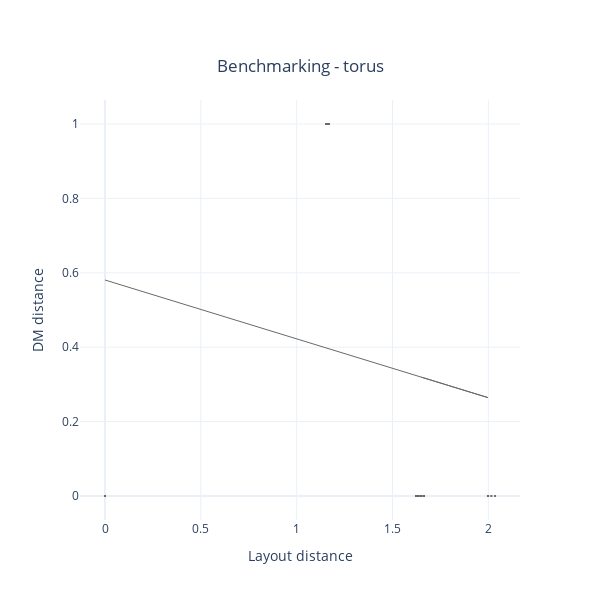

Notebook code for this chart:
### Code cell
fig = pgo.Figure()

for i in spring3D_trace:
    fig.add_trace(i)

# regression line SPRING
fig.add_trace(pgo.Scatter(name='line of best fit - layout', x=X_spring3D, y=df_spring3D_regr['bestfit'], 
                          mode='lines',
                          line=dict(
                             color='dimgrey',
                             width=1.0
            ),))

fig.update_layout(title={
                'text': "Benchmarking - "+organism,
                'y':0.9,
                'x':0.5,
                'xanchor': 'center',
                'yanchor': 'top'},
                  template='plotly_white', showlegend=False, width=600, height = 600,
                  xaxis_title = "Layout distance",
                  yaxis_title = "DM distance"
                )    

py.iplot(fig)

plotly.offline.plot(fig, filename = 'output_plots/3Dtoynetwork_CorrDiagramSPRING_'+feature+'_'+organism+'.html', auto_open=False)

### Figure 1 — Plotly figure (JSON) as saved in the notebook; plotly's stock layout.template omitted (floating-point values rounded to 4 significant figures)
{"data": [{"marker": {"color": "dimgrey", "size": 2}, "mode": "markers", "name": "Spring", "type": "scatter", "x": [0, 1.165, 1.159, 1.623, 1.634, 1.998, 1.168, 1.651], "y": [0, 1, 1, 0, 0, 0, 1, 0]}, {"marker": {"color": "dimgrey", "size": 2}, "mode": "markers", "name": "Spring", "type": "scatter", "x": [1.165, 0, 1.664, 1.164, 2.016, 1.636, 1.636, 1.156], "y": [1, 0, 0, 1, 0, 0, 0, 1]}, {"marker": {"color": "dimgrey", "size": 2}, "mode": "markers", "name": "Spring", "type": "scatter", "x": [1.159, 1.664, 0, 1.16, 1.153, 1.648, 1.651, 2.035], "y": [1, 0, 0, 1, 1, 0, 0, 0]}, {"marker": {"color": "dimgrey", "size": 2}, "mode": "markers", "name": "Spring", "type": "scatter", "x": [1.623, 1.164, 1.16, 0, 1.634, 1.166, 1.999, 1.649], "y": [0, 1, 1, 0, 0, 1, 0, 0]}, {"marker": {"color": "dimgrey", "size": 2}, "mode": "markers", "name": "Spring", "type": "scatter", "x": [1.634, 2.016, 1.153, 1.634, 0, 1.163, 1.165, 1.664], "y": [0, 0, 1, 0, 0, 1, 1, 0]}, {"marker": {"color": "dimgrey", "size": 2}, "mode": "markers", "name": "Spring", "type": "scatter", "x": [1.998, 1.636, 1.648, 1.166, 1.163, 0, 1.623, 1.16], "y": [0, 0, 0, 1, 1, 0, 0, 1]}, {"marker": {"color": "dimgrey", "size": 2}, "mode": "markers", "name": "Spring", "type": "scatter", "x": [1.168, 1.636, 1.651, 1.999, 1.165, 1.623, 0, 1.16], "y": [1, 0, 0, 0, 1, 0, 0, 1]}, {"marker": {"color": "dimgrey", "size": 2}, "mode": "markers", "name": "Spring", "type": "scatter", "x": [1.651, 1.156, 2.035, 1.649, 1.664, 1.16, 1.16, 0], "y": [0, 1, 0, 0, 0, 1, 1, 0]}, {"line": {"color": "dimgrey", "width": 1}, "mode": "lines", "name": "line of best fit - layout", "type": "scatter", "x": [0, 1.165, 1.159, 1.623, 1.634, 1.998, 1.168, 1.651], "y": [0.5806, 0.3963, 0.3972, 0.3239, 0.3222, 0.2645, 0.3958, 0.3194]}], "layout": {"height": 600, "showlegend": false, "title": {"text": "Benchmarking - torus", "x": 0.5, "xanchor": "center", "y": 0.9, "yanchor": "top"}, "width": 600, "xaxis": {"autorange": true, "range": [-0.1304, 2.165], "title": {"text": "Layout distance"}, "type": "linear"}, "yaxis": {"autorange": true, "range": [-0.06452, 1.065], "title": {"text": "DM distance"}, "type": "linear"}}}
